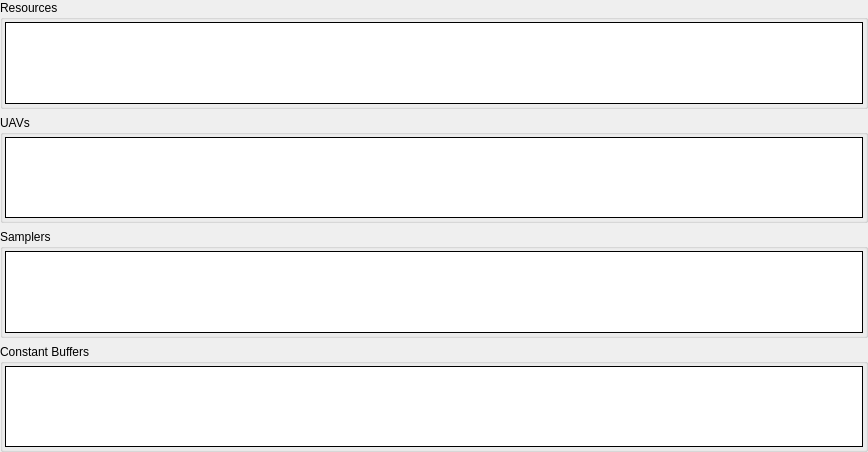
         <widget class="QWidget" name="asScrollContents">
          <property name="geometry">
           <rect>
            <x>0</x>
            <y>0</y>
            <width>868</width>
            <height>452</height>
           </rect>
          </property>
          <layout class="QVBoxLayout" name="asVerticalLayout3">
           <property name="leftMargin">
            <number>0</number>
           </property>
           <property name="topMargin">
            <number>0</number>
           </property>
           <property name="rightMargin">
            <number>0</number>
           </property>
           <property name="bottomMargin">
            <number>0</number>
           </property>
           <item>
            <widget class="CollapseGroupBox" name="asResGroup">
             <property name="sizePolicy">
              <sizepolicy hsizetype="Preferred" vsizetype="Expanding">
               <horstretch>0</horstretch>
               <verstretch>1</verstretch>
              </sizepolicy>
             </property>
             <property name="title">
              <string>Resources</string>
             </property>
             <layout class="QHBoxLayout" name="asHorizontalLayout4">
              <property name="leftMargin">
               <number>2</number>
              </property>
              <property name="topMargin">
               <number>2</number>
              </property>
              <property name="rightMargin">
               <number>2</number>
              </property>
              <property name="bottomMargin">
               <number>2</number>
              </property>
              <item>
               <widget class="RDTreeWidget" name="asResources">
                <property name="frameShape">
                 <enum>QFrame::Box</enum>
                </property>
                <property name="frameShadow">
                 <enum>QFrame::Plain</enum>
                </property>
                <property name="editTriggers">
                 <set>QAbstractItemView::NoEditTriggers</set>
                </property>
                <property name="showDropIndicator" stdset="0">
                 <bool>false</bool>
                </property>
                <property name="rootIsDecorated">
                 <bool>false</bool>
                </property>
                <property name="uniformRowHeights">
                 <bool>true</bool>
                </property>
                <property name="allColumnsShowFocus">
                 <bool>true</bool>
                </property>
                <attribute name="headerStretchLastSection">
                 <bool>false</bool>
                </attribute>
               </widget>
              </item>
             </layout>
            </widget>
           </item>
           <item>
            <widget class="CollapseGroupBox" name="asUAVGroup">
             <property name="sizePolicy">
              <sizepolicy hsizetype="Preferred" vsizetype="Expanding">
               <horstretch>0</horstretch>
               <verstretch>1</verstretch>
              </sizepolicy>
             </property>
             <property name="title">
              <string>UAVs</string>
             </property>
             <layout class="QHBoxLayout" name="asUAVLayout">
              <property name="leftMargin">
               <number>2</number>
              </property>
              <property name="topMargin">
               <number>2</number>
              </property>
              <property name="rightMargin">
               <number>2</number>
              </property>
              <property name="bottomMargin">
               <number>2</number>
              </property>
              <item>
               <widget class="RDTreeWidget" name="asUAVs">
                <property name="frameShape">
                 <enum>QFrame::Box</enum>
                </property>
                <property name="frameShadow">
                 <enum>QFrame::Plain</enum>
                </property>
                <property name="editTriggers">
                 <set>QAbstractItemView::NoEditTriggers</set>
                </property>
                <property name="showDropIndicator" stdset="0">
                 <bool>false</bool>
                </property>
                <property name="rootIsDecorated">
                 <bool>false</bool>
                </property>
                <property name="uniformRowHeights">
                 <bool>true</bool>
                </property>
                <property name="allColumnsShowFocus">
                 <bool>true</bool>
                </property>
                <attribute name="headerStretchLastSection">
                 <bool>false</bool>
                </attribute>
               </widget>
              </item>
             </layout>
            </widget>
           </item>
           <item>
            <widget class="CollapseGroupBox" name="asSamplerGroup">
             <property name="sizePolicy">
              <sizepolicy hsizetype="Preferred" vsizetype="Expanding">
               <horstretch>0</horstretch>
               <verstretch>1</verstretch>
              </sizepolicy>
             </property>
             <property name="title">
              <string>Samplers</string>
             </property>
             <layout class="QHBoxLayout" name="asHorizontalLayout5">
              <property name="leftMargin">
               <number>2</number>
              </property>
              <property name="topMargin">
               <number>2</number>
              </property>
              <property name="rightMargin">
               <number>2</number>
              </property>
              <property name="bottomMargin">
               <number>2</number>
              </property>
              <item>
               <widget class="RDTreeWidget" name="asSamplers">
                <property name="frameShape">
                 <enum>QFrame::Box</enum>
                </property>
                <property name="frameShadow">
                 <enum>QFrame::Plain</enum>
                </property>
                <property name="editTriggers">
                 <set>QAbstractItemView::NoEditTriggers</set>
                </property>
                <property name="showDropIndicator" stdset="0">
                 <bool>false</bool>
                </property>
                <property name="rootIsDecorated">
                 <bool>false</bool>
                </property>
                <property name="uniformRowHeights">
                 <bool>true</bool>
                </property>
                <property name="allColumnsShowFocus">
                 <bool>true</bool>
                </property>
                <attribute name="headerStretchLastSection">
                 <bool>false</bool>
                </attribute>
               </widget>
              </item>
             </layout>
            </widget>
           </item>
           <item>
            <widget class="CollapseGroupBox" name="asCBufferGroup">
             <property name="sizePolicy">
              <sizepolicy hsizetype="Preferred" vsizetype="Expanding">
               <horstretch>0</horstretch>
               <verstretch>1</verstretch>
              </sizepolicy>
             </property>
             <property name="title">
              <string>Constant Buffers</string>
             </property>
             <layout class="QHBoxLayout" name="asHorizontalLayout6">
              <property name="leftMargin">
               <number>2</number>
              </property>
              <property name="topMargin">
               <number>2</number>
              </property>
              <property name="rightMargin">
               <number>2</number>
              </property>
              <property name="bottomMargin">
               <number>2</number>
              </property>
              <item>
               <widget class="RDTreeWidget" name="asCBuffers">
                <property name="frameShape">
                 <enum>QFrame::Box</enum>
                </property>
                <property name="frameShadow">
                 <enum>QFrame::Plain</enum>
                </property>
                <property name="editTriggers">
                 <set>QAbstractItemView::NoEditTriggers</set>
                </property>
                <property name="showDropIndicator" stdset="0">
                 <bool>false</bool>
                </property>
                <property name="rootIsDecorated">
                 <bool>false</bool>
                </property>
                <property name="uniformRowHeights">
                 <bool>true</bool>
                </property>
                <property name="allColumnsShowFocus">
                 <bool>true</bool>
                </property>
                <attribute name="headerStretchLastSection">
                 <bool>false</bool>
                </attribute>
               </widget>
              </item>
             </layout>
            </widget>
           </item>
           <item>
            <spacer name="asVerticalSpacer">
             <property name="orientation">
              <enum>Qt::Vertical</enum>
             </property>
             <property name="sizeType">
              <enum>QSizePolicy::MinimumExpanding</enum>
             </property>
             <property name="sizeHint" stdset="0">
              <size>
               <width>0</width>
               <height>0</height>
              </size>
             </property>
            </spacer>
           </item>
          </layout>
         </widget>
